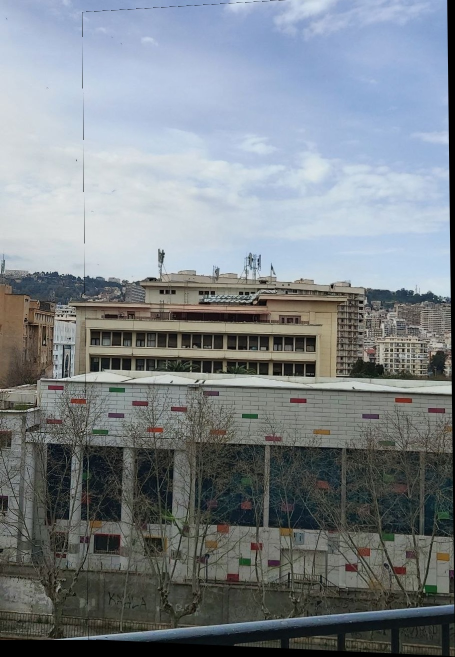
#> input picture result_step_1.jpg, 910 x 1313 px, given in place of img1.jpg, which was not available (shown at 1/2 size)
$ python Miniproject.py
#> lines starting #> are read from the running program, lines starting #| are printed output that depends on the picture; after the words box and inside, x2 and y2 are one past the last pixel; in counts of white or black regions, pixels touching at a corner belong together; pictures that were not available may be replaced by others from this repository, and a replacement may not be noted
#reference: https://pylessons.com/OpenCV-image-stiching-continue

import cv2
import numpy as np
import matplotlib.pyplot as plt

def trim(frame):
    gray = cv2.cvtColor(frame, cv2.COLOR_BGR2GRAY)
    _, thresh = cv2.threshold(gray, 1, 255, cv2.THRESH_BINARY)

    top, bottom, left, right = 0, frame.shape[0], 0, frame.shape[1]

    while top < bottom and np.all(thresh[top, left:right] == 0):
        top += 1
    while bottom > top and np.all(thresh[bottom-1, left:right] == 0):
        bottom -= 1
    while left < right and np.all(thresh[top:bottom, left] == 0):
        left += 1
    while right > left and np.all(thresh[top:bottom, right-1] == 0):
        right -= 1

    return frame[top:bottom, left:right]

image_files = ['img1.jpg', 'img2.jpg','img3.jpg']
images = [cv2.imread(f) for f in image_files]
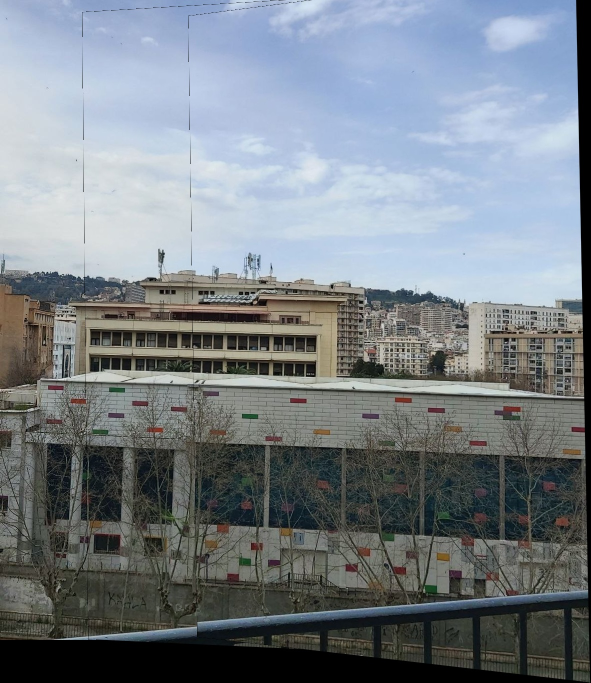
#> input picture result_step_2.jpg, 1181 x 1365 px, given in place of img2.jpg, which was not available (shown at 1/2 size)
#> images = 3 items

result = images[0]
#> result is the input picture: shape (1313, 910, 3); mean B, G, R 137, 131.3, 124

for i in range(1, len(images)):

    img_l = result
    img_r = images[i]

    imgr = cv2.cvtColor(img_r, cv2.COLOR_BGR2GRAY)
    imgl = cv2.cvtColor(img_l, cv2.COLOR_BGR2GRAY)

    sift = cv2.SIFT_create()
    kpr, desr = sift.detectAndCompute(imgr, None)
    kpl, desl = sift.detectAndCompute(imgl, None)
    plt.figure(figsize=(10,6))
    plt.imshow(cv2.cvtColor(cv2.drawKeypoints(img_l, kpl, None), cv2.COLOR_BGR2RGB))
    plt.title('original_image_left_keypoints')
    plt.axis('off')
    plt.show()

    plt.figure(figsize=(10,6))
    plt.imshow(cv2.cvtColor(cv2.drawKeypoints(img_r, kpr, None), cv2.COLOR_BGR2RGB))
    plt.title('original_image_right_keypoints')
    plt.axis('off')
    plt.show()

    match = cv2.BFMatcher()
    matches = match.knnMatch(desr, desl, k=2)

    good = []
    for m, n in matches:
        if m.distance < 0.75*n.distance:
            good.append(m)

    draw_params = dict(matchColor=(0,255,0),
                           singlePointColor=None,
                           flags=2)

    img3 = cv2.drawMatches(img_r, kpr, img_l, kpl, good, None, **draw_params)
    plt.figure(figsize=(14,6))
    plt.imshow(cv2.cvtColor(img3, cv2.COLOR_BGR2RGB))
    plt.title('Draw Matches Left Right')
    plt.axis('off')
    plt.show()

    MIN_MATCH_COUNT = 10
    if len(good) > MIN_MATCH_COUNT:
        src_pts = np.float32([ kpr[m.queryIdx].pt for m in good ]).reshape(-1,1,2)
        dst_pts = np.float32([ kpl[m.trainIdx].pt for m in good ]).reshape(-1,1,2)

        M, mask = cv2.findHomography(src_pts, dst_pts, cv2.RANSAC, 5.0)

        h, w = imgr.shape
        pts = np.float32([ [0,0],[0,h-1],[w-1,h-1],[w-1,0] ]).reshape(-1,1,2)
        dst = cv2.perspectiveTransform(pts, M)
        imgr = cv2.polylines(imgr, [np.int32(dst)], True, 255, 3, cv2.LINE_AA)
        plt.figure(figsize=(10,6))
        plt.imshow(imgr, cmap='gray')
        plt.title('right_image_overlapping')
        plt.axis('off')
        plt.show()
    else:
        print("Not enought matches are found - %d/%d", (len(good)/MIN_MATCH_COUNT))
        continue

    print(img_l.shape[1] + img_r.shape[1], img_l.shape[0])
    h_new = img_l.shape[0] + img_r.shape[0]
    w_new = img_l.shape[1] + img_r.shape[1]
    dst = cv2.warpPerspective(img_r, M, (w_new, h_new))
    plt.figure(figsize=(14,6))
    plt.imshow(cv2.cvtColor(dst, cv2.COLOR_BGR2RGB))
    plt.title('dst warpPerspective')
    plt.axis('off')
    plt.show()


    mask_black = np.all(dst[0:img_l.shape[0], 0:img_l.shape[1]] == 0, axis=2)
    roi = dst[0:img_l.shape[0], 0:img_l.shape[1]]
    roi[mask_black] = img_l[mask_black]
    dst[0:img_l.shape[0], 0:img_l.shape[1]] = roi
    plt.figure(figsize=(14,6))
    plt.imshow(cv2.cvtColor(dst, cv2.COLOR_BGR2RGB))
    plt.title('add left image to the warped right')
    plt.axis('off')
    plt.show()

    result = dst

    result = trim(dst)
    cv2.imwrite(f"result_step_{i}.jpg", result)
    print(f"Saved result_step_{i}.jpg")
#> this loop made 2 passes
#> (matches, MIN_MATCH_COUNT, h, w, pts, h_new, w_new) on passes 1 to 2: (10388 matches, 10, 1365, 1181, [[0, 0], [0, 1364], [1180, 1364], [1180, 0]], 2678, 2091), (10388 matches, 10, 1365, 1181, [[0, 0], [0, 1364], [1180, 1364], [1180, 0]], 2730, 2362)
#| 2091 1313
#| Saved result_step_1.jpg
#| 2362 1365
#| Saved result_step_2.jpg
#> pass 1, `imgl = cv2.cvtColor(img_l, cv2.COLOR_BGR2GRAY)`:
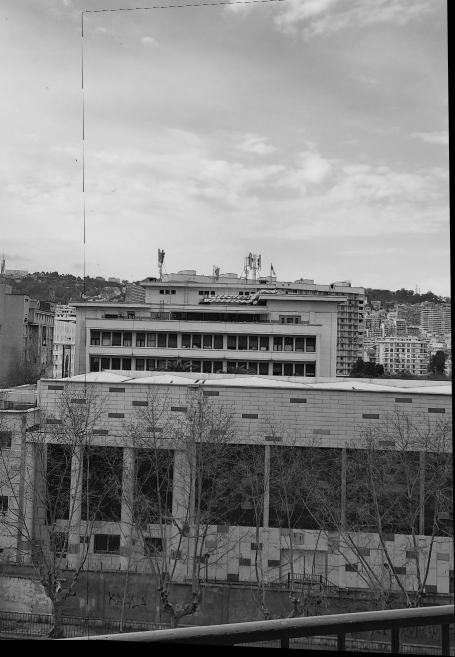
#> imgl: shape (1313, 910) (shown at 1/2 size); min 0, max 248, mean 129.8
#> pass 1, `img3 = cv2.drawMatches(img_r, kpr, img_l, kpl, good, None, **draw_para..`:
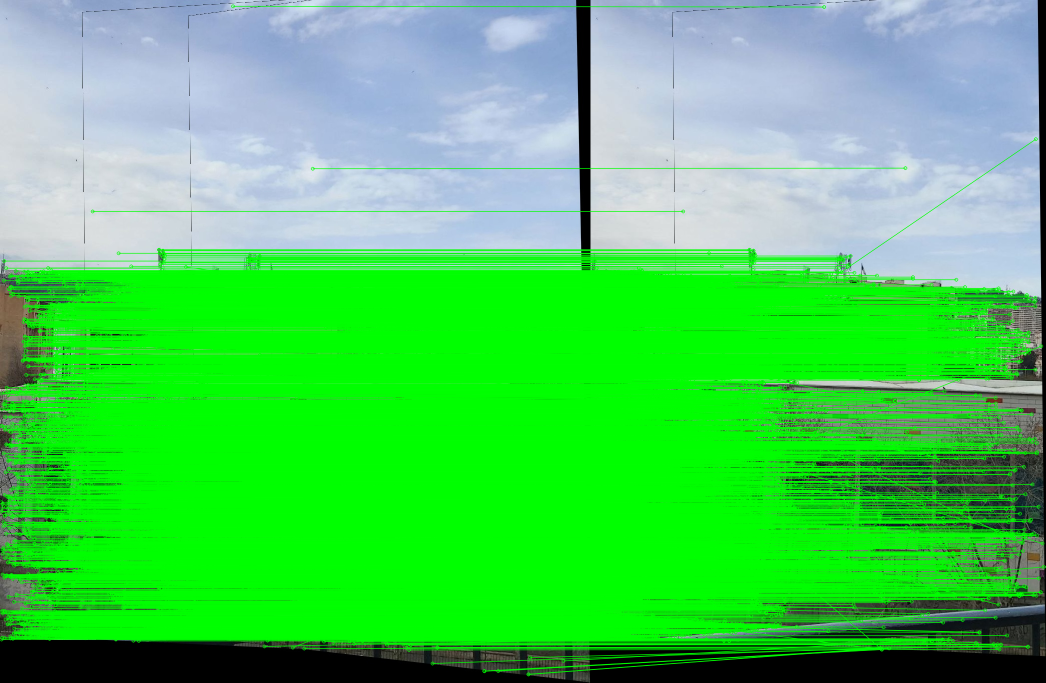
#> img3: shape (1365, 2091, 3) (shown at 1/2 size); mean B, G, R 91.1, 204, 76.3
#> pass 1, `imgr = cv2.polylines(imgr, [np.int32(dst)], True, 255, 3, cv2.LINE_AA)`:
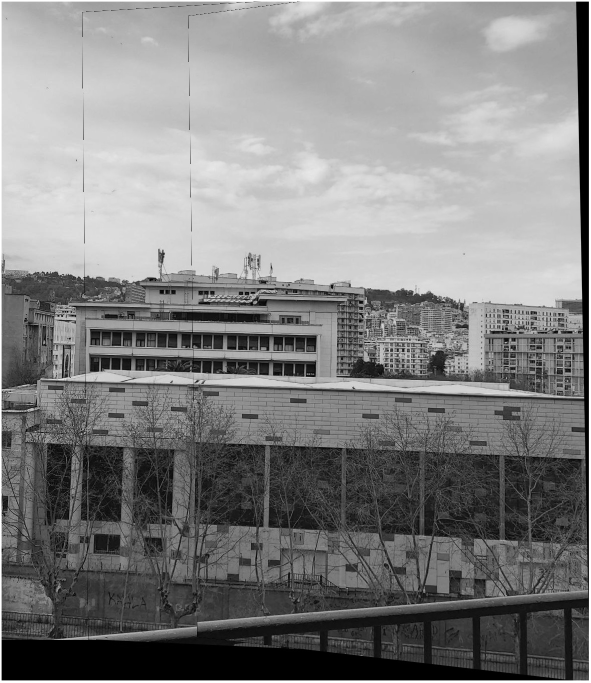
#> imgr: shape (1365, 1181) (shown at 1/2 size); min 0, max 255, mean 128.8
#> pass 1, `plt.show()`:
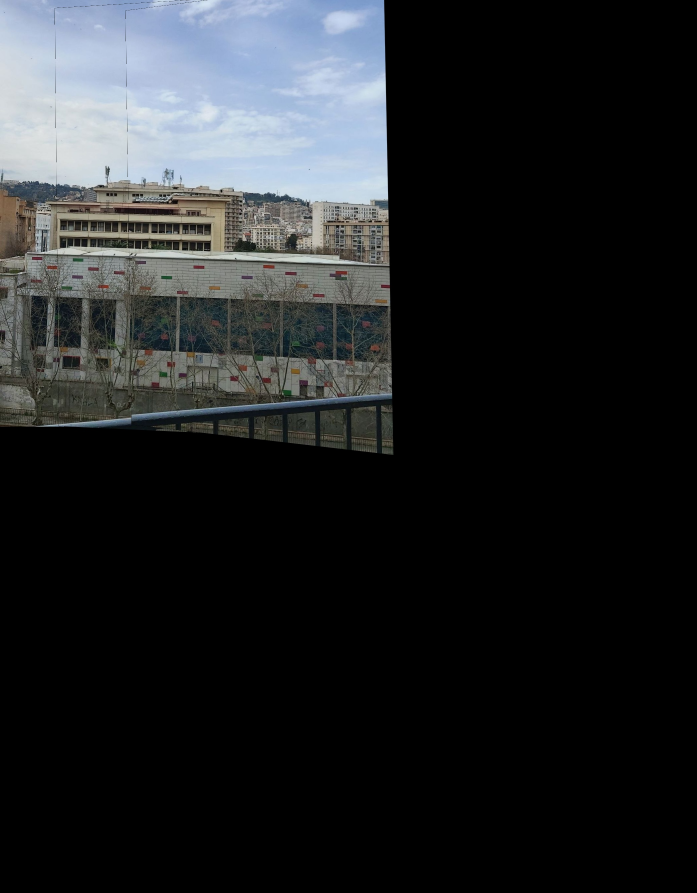
#> shown: shape (2678, 2091, 3) (shown at 1/3 size); mean R, G, B 34.8, 37, 38.8
#> pass 2, `plt.show()`:
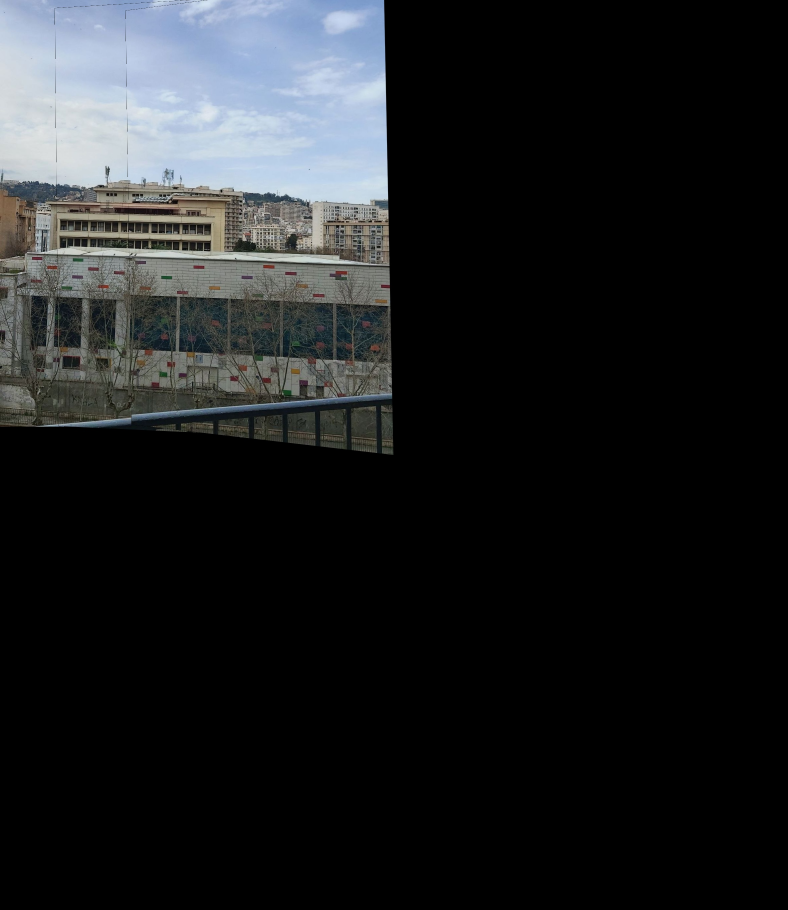
#> shown: shape (2730, 2362, 3) (shown at 1/3 size); mean R, G, B 30.2, 32.1, 33.7
#> img_r is the input picture: shape (1365, 1181, 3); mean B, G, R 134.9, 128.3, 120.7

arr = np.array([[1, 2, 3, 4, 5], [6, 7, 8, 9, 10]])
print(arr[:, -1])
print(arr[:, :-2])
print(arr[:,0])
print(arr[:,1:])
print(arr[-1])
print(arr[0:-1])
print(arr[0])
print(arr[1:])
final_panorama = trim(result)
#> in trim (call 3), `_, thresh = cv2.threshold(gray, 1, 255, cv2.THRESH_BINARY)`:
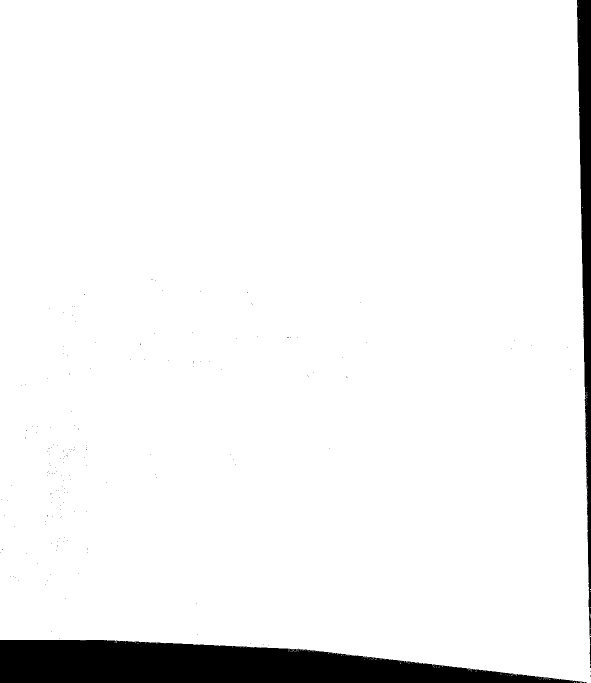
#> thresh: shape (1365, 1181) (shown at 1/2 size); 94.7% white; 177 black regions (174 under 20 px), largest, box (x1, y1, x2, y2) and area: (0, 1280, 1168, 1365) 66423, (1154, 0, 1181, 1272) 18147, (1179, 1290, 1181, 1322) 35
#> after the loop in trim (call 3), `while top < bottom and np.all(thresh[top, left:right] == 0):`: top = 0
#> after the loop in trim (call 3), `while bottom > top and np.all(thresh[bottom-1, left:right] == 0):`: bottom = 1365
#> after the loop in trim (call 3), `while left < right and np.all(thresh[top:bottom, left] == 0):`: left = 0
#> after the loop in trim (call 3), `while right > left and np.all(thresh[top:bottom, right-1] == 0):`: right = 1181
cv2.imwrite("final_result.jpg", final_panorama)
print("Full panorama saved!")
plt.figure(figsize=(18,6))
plt.imshow(cv2.cvtColor(final_panorama, cv2.COLOR_BGR2RGB))
plt.title('FINAL PANORAMIC IMAGE')
plt.axis('off')
plt.show()
